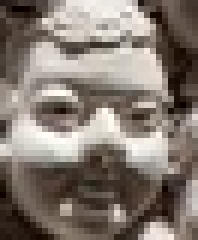
%> input picture Assignment-1/F1.jpg, 33 x 40 px, shrunk from 49 x 59 before the run (shown 6 times larger); the run also reads 2 pictures not shown here
$ octave q6.m   (GNU Octave 9; MATLAB toolbox functions it lacks are replaced by stand-ins)
%> lines starting %> are read from the running program, lines starting %| are printed output that depends on the picture; in (x1, y1, x2, y2) boxes, pixels count from 0 and x2, y2 are one past the last pixel; in counts of white or black regions, pixels touching at a corner belong together; the program's own positions count from 1
%% Without any inbuilt function
disp('Without using any inbuilt function');
% Read the images
F1 = imread('F1.jpg');
%> F1 is the input picture: size 40x33x3 uint8; mean R, G, B 131.9, 121.5, 112.9
Faces = imread('Faces.jpg');
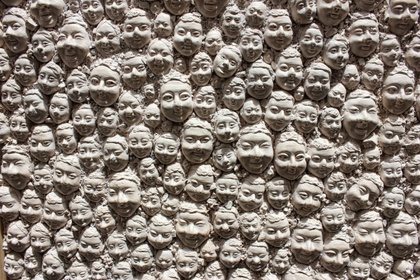
%> input picture Assignment-1/Faces.jpg, 420 x 280 px, shrunk from 620 x 413 before the run
%> Faces is the input picture: size 280x420x3 uint8; mean R, G, B 135.7, 124.9, 115.9

% Get the sizes of the images
[ax, ay, ac] = size(F1);
%> ax = 40; ay = 33; ac = 3
[bx, by, bc] = size(Faces);
%> bx = 280; by = 420; bc = 3

% Detect the image contained in F1 in image contained in Faces by tranversing
% the image and checking whether all the values in image size of Faces
% equals to F1 or not
mx = 0;
ii = 1;
ij = 1;
for i=1:bx-ax
    for j=1:by-ay
        sm = sum(Faces(i:i+ax-1, j:j+ay-1, :) == F1);
        if sm > mx
            mx = sm;
            ii = i;
            ij = j;
        end
    end
end
%> after the loop, ii = 1; ij = 1; mx = 0

% Highlighting the image F1 in Faces
Faces(ii:ii+ax-1, ij:ij+2, :) = 0;
%> Faces: size 280x420x3 uint8; 0.1% of pixels changed, all inside (x1, y1, x2, y2) = (0, 0, 3, 40)
Faces(ii:ii+ax-1, ij+ay-3:ij+ay-1, :) = 0;
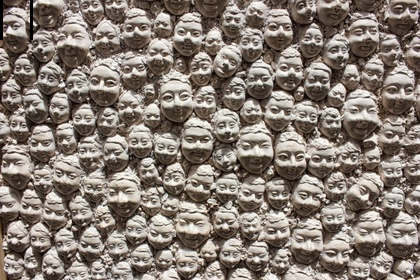
%> Faces: size 280x420x3 uint8; mean R, G, B 135.5, 124.7, 115.7
Faces(ii:ii+2, ij:ij+ay-1, :) = 0;
%> Faces: size 280x420x3 uint8; 0.07% of pixels changed, all inside (x1, y1, x2, y2) = (3, 0, 30, 3)
Faces(ii+ax-3:ii+ax-1, ij:ij+ay-1, :) = 0;
%> Faces: size 280x420x3 uint8; mean R, G, B 135.4, 124.6, 115.6; mean of the top-left, top-right, bottom-left and bottom-right quarters 121.6, 119.5, 131.1, 128.5

% Finally show the image Faces with highlighted F1
figure;
imshow(Faces);
title('Without any inbuilt function');

%% Using normxcorr2
disp('Using built-in function normxcorr2');
% Read the images and convert to gray scale
F1 = rgb2gray(imread('Assignment1/F1.jpg'));
%> F1: size 40x33 uint8; min 3, max 254, mean 123.7
Faces = rgb2gray(imread('Assignment1/Faces.jpg'));
%> Faces: size 280x420 uint8; min 1, max 255, mean 127.1

% Perform cross-correlation on the images
c = normxcorr2(F1, Faces);
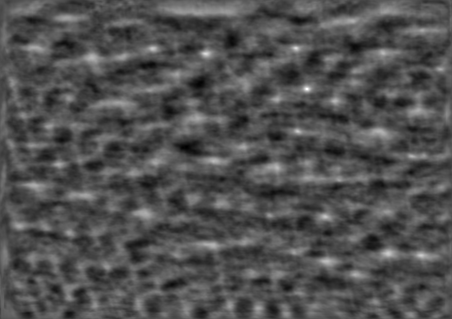
%> c: size 319x452 double; min -0.424, max 0.924, mean 0.00219; drawn with min black and max white

% Finding peak in cross-correlation
[ypeak, xpeak] = find(c==max(c(:)));
%> ypeak = 89; xpeak = 307

% Accounting for padding that normxcorr2 adds
yoffSet = ypeak-size(F1,1);
%> yoffSet = 49
xoffSet = xpeak-size(F1,2);
%> xoffSet = 274

% Displaying the matched area
figure
imshow(Faces);
imrect(gca, [xoffSet+1, yoffSet+1, size(F1,2), size(F1,1)]);
title('Using built-in function normxcorr2');
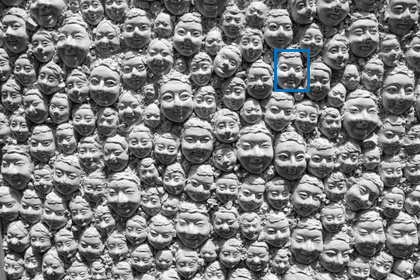
%> figure redrawn from the program's plot data; its title reads 'Using built-in function normxcorr2'
